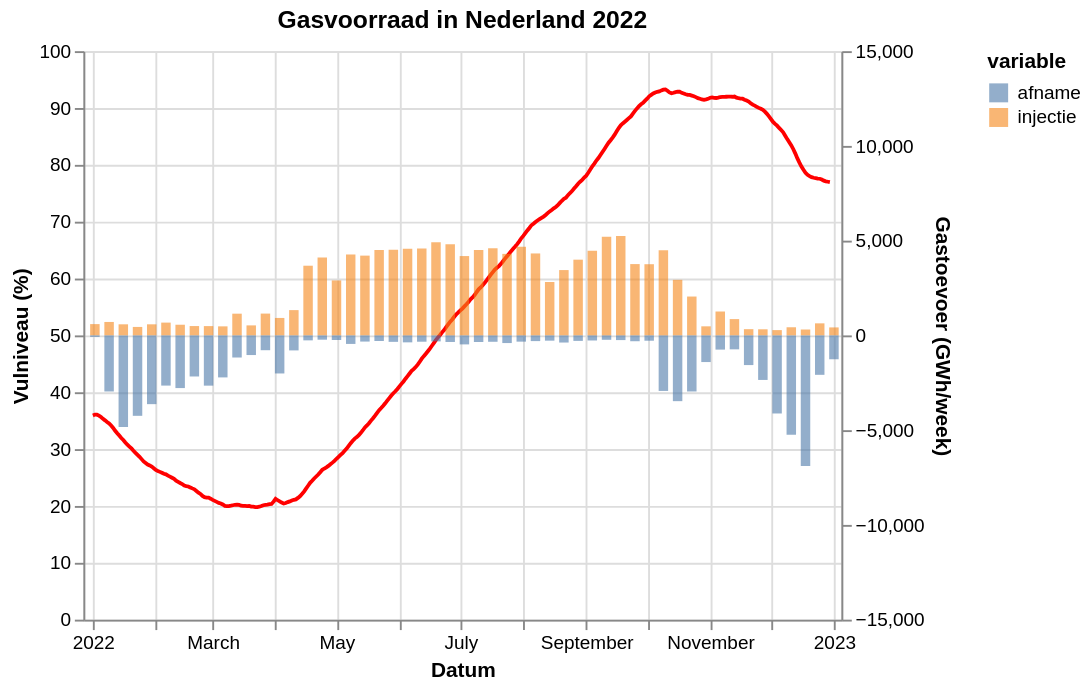

Vega-Lite specification for this chart:
### Vega-Lite specification from a JSON file in a GitHub repository (floating-point values rounded to 4 significant figures; data arrays with more than 128 entries replaced by an {"elided": "..."} marker saying what was removed)
{"config": {"view": {"continuousWidth": 400, "continuousHeight": 300}}, "layer": [{"data": {"name": "data-eccce184644cc9f0d0c966fcc8c7dc00"}, "mark": {"type": "line", "color": "red"}, "encoding": {"tooltip": [{"field": "gasDayStart", "type": "temporal"}, {"field": "full", "type": "quantitative"}], "x": {"axis": {"title": "Datum"}, "field": "gasDayStart", "type": "temporal"}, "y": {"axis": {"title": "Vulniveau (%)"}, "field": "full", "scale": {"domain": [0, 100], "padding": 0}, "type": "quantitative"}}}, {"data": {"name": "data-1206ec112738cfff18a1da4115d434c0"}, "mark": {"type": "bar", "binSpacing": 0, "opacity": 0.6}, "encoding": {"color": {"field": "variable", "type": "nominal"}, "tooltip": [{"field": "gasDayStart", "type": "temporal"}, {"field": "variable", "type": "nominal"}, {"field": "value", "type": "quantitative"}], "x": {"axis": {"title": "Datum"}, "field": "gasDayStart", "scale": {"domain": ["2022-01-01", "2022-12-31"]}, "type": "temporal"}, "y": {"axis": {"title": "Gastoevoer (GWh/week)"}, "field": "value", "scale": {"domain": [-15000, 15000], "padding": 0}, "type": "quantitative"}}}], "resolve": {"scale": {"y": "independent"}}, "title": "Gasvoorraad in Nederland 2022", "$schema": "https://vega.github.io/schema/vega-lite/v5.json", "datasets": {"data-eccce184644cc9f0d0c966fcc8c7dc00": {"elided": "364 records"}, "data-1206ec112738cfff18a1da4115d434c0": [{"gasDayStart": "2022-01-02T00:00:00", "variable": "injectie", "value": 597.0}, {"gasDayStart": "2022-01-09T00:00:00", "variable": "injectie", "value": 710.0}, {"gasDayStart": "2022-01-16T00:00:00", "variable": "injectie", "value": 586.0}, {"gasDayStart": "2022-01-23T00:00:00", "variable": "injectie", "value": 448.0}, {"gasDayStart": "2022-01-30T00:00:00", "variable": "injectie", "value": 586.0}, {"gasDayStart": "2022-02-06T00:00:00", "variable": "injectie", "value": 676.0}, {"gasDayStart": "2022-02-13T00:00:00", "variable": "injectie", "value": 564.0}, {"gasDayStart": "2022-02-20T00:00:00", "variable": "injectie", "value": 494.0}, {"gasDayStart": "2022-02-27T00:00:00", "variable": "injectie", "value": 492.0}, {"gasDayStart": "2022-03-06T00:00:00", "variable": "injectie", "value": 478.0}, {"gasDayStart": "2022-03-13T00:00:00", "variable": "injectie", "value": 1147.0}, {"gasDayStart": "2022-03-20T00:00:00", "variable": "injectie", "value": 529.0}, {"gasDayStart": "2022-03-27T00:00:00", "variable": "injectie", "value": 1152.0}, {"gasDayStart": "2022-04-03T00:00:00", "variable": "injectie", "value": 922.0}, {"gasDayStart": "2022-04-10T00:00:00", "variable": "injectie", "value": 1335.0}, {"gasDayStart": "2022-04-17T00:00:00", "variable": "injectie", "value": 3678.0}, {"gasDayStart": "2022-04-24T00:00:00", "variable": "injectie", "value": 4112.0}, {"gasDayStart": "2022-05-01T00:00:00", "variable": "injectie", "value": 2901.0}, {"gasDayStart": "2022-05-08T00:00:00", "variable": "injectie", "value": 4271.0}, {"gasDayStart": "2022-05-15T00:00:00", "variable": "injectie", "value": 4211.0}, {"gasDayStart": "2022-05-22T00:00:00", "variable": "injectie", "value": 4502.0}, {"gasDayStart": "2022-05-29T00:00:00", "variable": "injectie", "value": 4518.0}, {"gasDayStart": "2022-06-05T00:00:00", "variable": "injectie", "value": 4571.0}, {"gasDayStart": "2022-06-12T00:00:00", "variable": "injectie", "value": 4587.0}, {"gasDayStart": "2022-06-19T00:00:00", "variable": "injectie", "value": 4910.0}, {"gasDayStart": "2022-06-26T00:00:00", "variable": "injectie", "value": 4806.0}, {"gasDayStart": "2022-07-03T00:00:00", "variable": "injectie", "value": 4188.0}, {"gasDayStart": "2022-07-10T00:00:00", "variable": "injectie", "value": 4508.0}, {"gasDayStart": "2022-07-17T00:00:00", "variable": "injectie", "value": 4600.0}, {"gasDayStart": "2022-07-24T00:00:00", "variable": "injectie", "value": 4303.0}, {"gasDayStart": "2022-07-31T00:00:00", "variable": "injectie", "value": 4681.0}, {"gasDayStart": "2022-08-07T00:00:00", "variable": "injectie", "value": 4325.0}, {"gasDayStart": "2022-08-14T00:00:00", "variable": "injectie", "value": 2818.0}, {"gasDayStart": "2022-08-21T00:00:00", "variable": "injectie", "value": 3448.0}, {"gasDayStart": "2022-08-28T00:00:00", "variable": "injectie", "value": 3997.0}, {"gasDayStart": "2022-09-04T00:00:00", "variable": "injectie", "value": 4462.0}, {"gasDayStart": "2022-09-11T00:00:00", "variable": "injectie", "value": 5210.0}, {"gasDayStart": "2022-09-18T00:00:00", "variable": "injectie", "value": 5243.0}, {"gasDayStart": "2022-09-25T00:00:00", "variable": "injectie", "value": 3764.0}, {"gasDayStart": "2022-10-02T00:00:00", "variable": "injectie", "value": 3758.0}, {"gasDayStart": "2022-10-09T00:00:00", "variable": "injectie", "value": 4493.0}, {"gasDayStart": "2022-10-16T00:00:00", "variable": "injectie", "value": 2933.0}, {"gasDayStart": "2022-10-23T00:00:00", "variable": "injectie", "value": 2052.0}, {"gasDayStart": "2022-10-30T00:00:00", "variable": "injectie", "value": 480.0}, {"gasDayStart": "2022-11-06T00:00:00", "variable": "injectie", "value": 1262.0}, {"gasDayStart": "2022-11-13T00:00:00", "variable": "injectie", "value": 861.0}, {"gasDayStart": "2022-11-20T00:00:00", "variable": "injectie", "value": 330.0}, {"gasDayStart": "2022-11-27T00:00:00", "variable": "injectie", "value": 323.0}, {"gasDayStart": "2022-12-04T00:00:00", "variable": "injectie", "value": 280.0}, {"gasDayStart": "2022-12-11T00:00:00", "variable": "injectie", "value": 430.0}, {"gasDayStart": "2022-12-18T00:00:00", "variable": "injectie", "value": 312.0}, {"gasDayStart": "2022-12-25T00:00:00", "variable": "injectie", "value": 637.0}, {"gasDayStart": "2023-01-01T00:00:00", "variable": "injectie", "value": 422.0}, {"gasDayStart": "2022-01-02T00:00:00", "variable": "afname", "value": -78.0}, {"gasDayStart": "2022-01-09T00:00:00", "variable": "afname", "value": -2959.0}, {"gasDayStart": "2022-01-16T00:00:00", "variable": "afname", "value": -4838.0}, {"gasDayStart": "2022-01-23T00:00:00", "variable": "afname", "value": -4243.0}, {"gasDayStart": "2022-01-30T00:00:00", "variable": "afname", "value": -3627.0}, {"gasDayStart": "2022-02-06T00:00:00", "variable": "afname", "value": -2648.0}, {"gasDayStart": "2022-02-13T00:00:00", "variable": "afname", "value": -2779.0}, {"gasDayStart": "2022-02-20T00:00:00", "variable": "afname", "value": -2167.0}, {"gasDayStart": "2022-02-27T00:00:00", "variable": "afname", "value": -2651.0}, {"gasDayStart": "2022-03-06T00:00:00", "variable": "afname", "value": -2216.0}, {"gasDayStart": "2022-03-13T00:00:00", "variable": "afname", "value": -1166.0}, {"gasDayStart": "2022-03-20T00:00:00", "variable": "afname", "value": -1036.0}, {"gasDayStart": "2022-03-27T00:00:00", "variable": "afname", "value": -781.0}, {"gasDayStart": "2022-04-03T00:00:00", "variable": "afname", "value": -2008.0}, {"gasDayStart": "2022-04-10T00:00:00", "variable": "afname", "value": -791.0}, {"gasDayStart": "2022-04-17T00:00:00", "variable": "afname", "value": -261.0}, {"gasDayStart": "2022-04-24T00:00:00", "variable": "afname", "value": -226.0}, {"gasDayStart": "2022-05-01T00:00:00", "variable": "afname", "value": -243.0}, {"gasDayStart": "2022-05-08T00:00:00", "variable": "afname", "value": -449.0}, {"gasDayStart": "2022-05-15T00:00:00", "variable": "afname", "value": -325.0}, {"gasDayStart": "2022-05-22T00:00:00", "variable": "afname", "value": -296.0}, {"gasDayStart": "2022-05-29T00:00:00", "variable": "afname", "value": -340.0}, {"gasDayStart": "2022-06-05T00:00:00", "variable": "afname", "value": -366.0}, {"gasDayStart": "2022-06-12T00:00:00", "variable": "afname", "value": -333.0}, {"gasDayStart": "2022-06-19T00:00:00", "variable": "afname", "value": -315.0}, {"gasDayStart": "2022-06-26T00:00:00", "variable": "afname", "value": -346.0}, {"gasDayStart": "2022-07-03T00:00:00", "variable": "afname", "value": -474.0}, {"gasDayStart": "2022-07-10T00:00:00", "variable": "afname", "value": -348.0}, {"gasDayStart": "2022-07-17T00:00:00", "variable": "afname", "value": -336.0}, {"gasDayStart": "2022-07-24T00:00:00", "variable": "afname", "value": -403.0}, {"gasDayStart": "2022-07-31T00:00:00", "variable": "afname", "value": -329.0}, {"gasDayStart": "2022-08-07T00:00:00", "variable": "afname", "value": -300.0}, {"gasDayStart": "2022-08-14T00:00:00", "variable": "afname", "value": -277.0}, {"gasDayStart": "2022-08-21T00:00:00", "variable": "afname", "value": -376.0}, {"gasDayStart": "2022-08-28T00:00:00", "variable": "afname", "value": -289.0}, {"gasDayStart": "2022-09-04T00:00:00", "variable": "afname", "value": -268.0}, {"gasDayStart": "2022-09-11T00:00:00", "variable": "afname", "value": -231.0}, {"gasDayStart": "2022-09-18T00:00:00", "variable": "afname", "value": -247.0}, {"gasDayStart": "2022-09-25T00:00:00", "variable": "afname", "value": -307.0}, {"gasDayStart": "2022-10-02T00:00:00", "variable": "afname", "value": -280.0}, {"gasDayStart": "2022-10-09T00:00:00", "variable": "afname", "value": -2930.0}, {"gasDayStart": "2022-10-16T00:00:00", "variable": "afname", "value": -3469.0}, {"gasDayStart": "2022-10-23T00:00:00", "variable": "afname", "value": -2959.0}, {"gasDayStart": "2022-10-30T00:00:00", "variable": "afname", "value": -1406.0}, {"gasDayStart": "2022-11-06T00:00:00", "variable": "afname", "value": -749.0}, {"gasDayStart": "2022-11-13T00:00:00", "variable": "afname", "value": -735.0}, {"gasDayStart": "2022-11-20T00:00:00", "variable": "afname", "value": -1565.0}, {"gasDayStart": "2022-11-27T00:00:00", "variable": "afname", "value": -2350.0}, {"gasDayStart": "2022-12-04T00:00:00", "variable": "afname", "value": -4120.0}, {"gasDayStart": "2022-12-11T00:00:00", "variable": "afname", "value": -5238.0}, {"gasDayStart": "2022-12-18T00:00:00", "variable": "afname", "value": -6896.0}, {"gasDayStart": "2022-12-25T00:00:00", "variable": "afname", "value": -2080.0}, {"gasDayStart": "2023-01-01T00:00:00", "variable": "afname", "value": -1259.0}]}, "data": {"name": "data-eccce184644cc9f0d0c966fcc8c7dc00"}}
